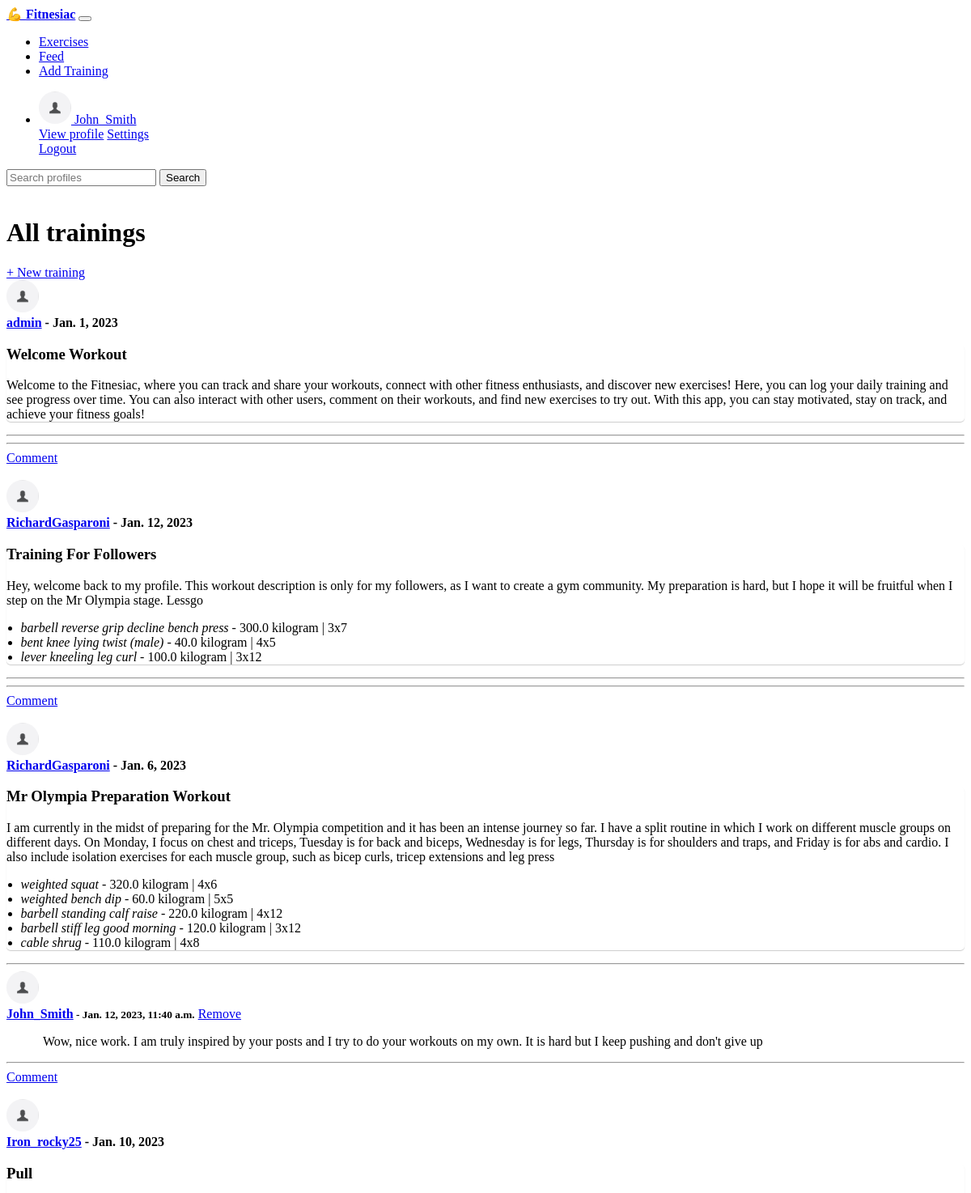
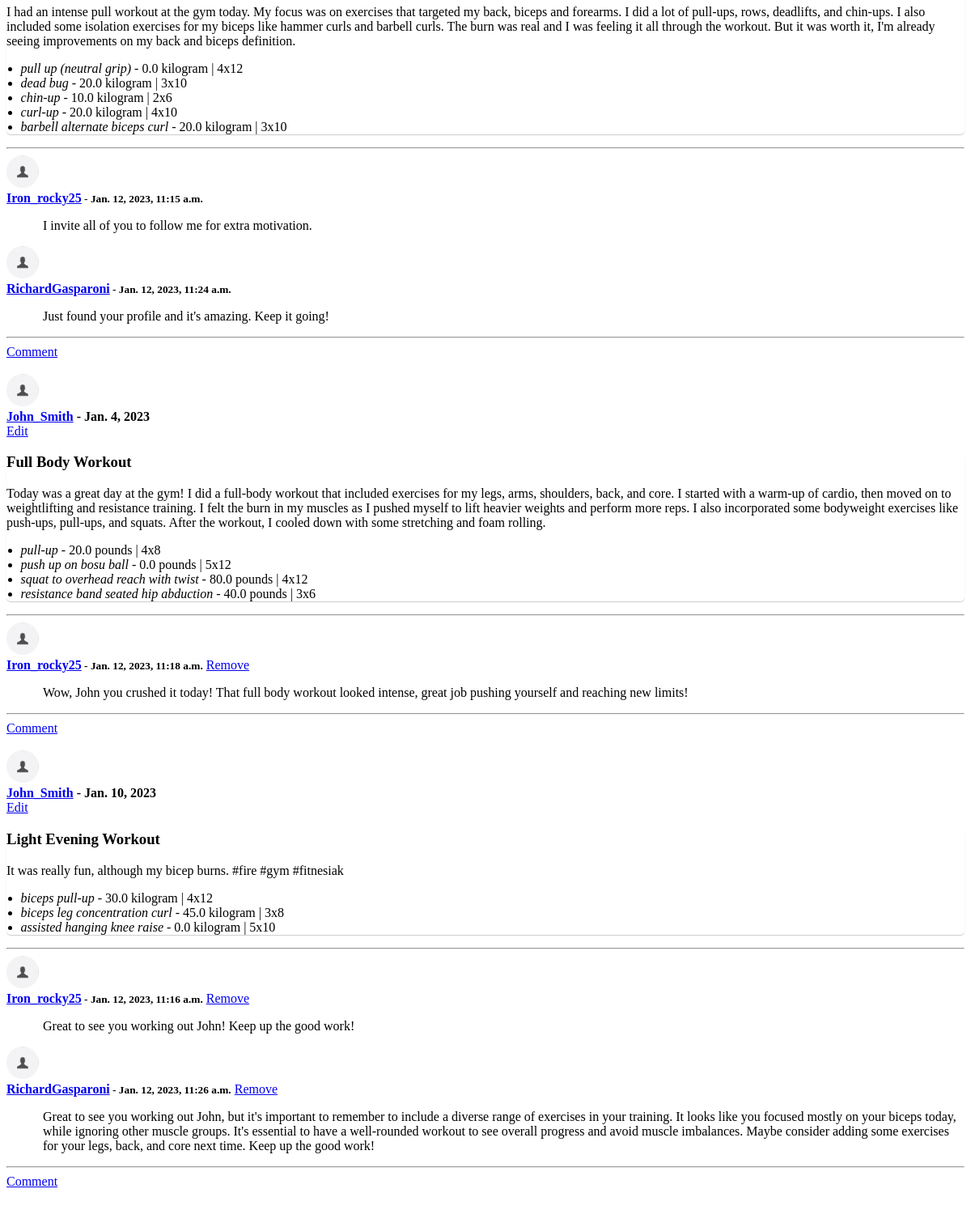
The page /feed (signed in) on the database its author committed (2 pictures, top to bottom).
### members/models.py (models this page shows, shortened)
class UserProfile(models.Model):
    user = models.OneToOneField(User, null = True, on_delete = models.CASCADE)
    phone = models.CharField(max_length=100, null=True, blank=True)
    photo = models.ImageField(null = True, blank=True)
    email = models.CharField(max_length=100,null=True, blank=True)
    username = models.CharField(max_length=100,null=True,blank=True)
    follows = models.ManyToManyField('self', related_name='followers', symmetrical=False)
    def get_profile_url(self):
        return reverse('profile', kwargs={'username': self.username})

### events/models.py (models this page shows, shortened)
class Training(models.Model):
    user = models.ForeignKey(settings.AUTH_USER_MODEL, on_delete=models.CASCADE, blank=True, null=True)
    name = models.CharField('Training name', max_length=150, blank=False, null=False)
    date = models.DateField()
    start_time = models.TimeField(default=default_start_time )
    end_time = models.TimeField(default=datetime.now)
    description = models.CharField(max_length=500, blank=True)
    date_created = models.DateTimeField(auto_now_add=True, null=True)
    show_to = models.CharField("Who can view this training:", choices=(
        ('2', "everyone" ),
        ("1", "my followers"),
        ("0", "only me")
        ), default=1, null=True, max_length=10)
    def get_exercises_children(self):
        return self.trainingexercise_set.all()
    def get_comments_children(self):
        return self.comment_set.all()
    def has_comments(self):
        return self.comment_set.count() > 0

class TrainingExercise(models.Model):
    training = models.ForeignKey(Training, on_delete=models.CASCADE,blank=True, null=True)
    exercise = models.ForeignKey(Exercise, on_delete=models.DO_NOTHING,blank=True, null=True) # jeśli się usunie z bazy dane ćwiczenie to tu się nic nie zmieni (czemu usuwać ćwiczenie z bazy?)
    weight = models.FloatField("Weight")
    unit = models.CharField(max_length=10, choices=[("pounds","pounds"),("kilogram","kilogram")], default="kilogram")
    sets = models.IntegerField('Nr of sets',choices = [(i,i) for i in range(1,11)],blank=False,null=False)
    reps = models.IntegerField('Nr of reps in a set', choices = [(i,i) for i in range(1,20)], blank=False,null=False)

class Exercise(models.Model):
    bodyPart = models.CharField('Body Part',max_length=120, null=True, blank=True)
    equipment = models.CharField('Equipment',max_length=120, null=True, blank=True)
    gifUrl = models.CharField('Gif URL',max_length=500, null=True, blank=True)
    target = models.CharField('Name',max_length=300, null=True, blank=True) # pamiętać, że name to target z jakeigos powodu xd
    name = models.CharField('Target',max_length=120, null=True, blank=True)
    def __str__(self):
        return self.target

class Comment(models.Model):
    user = models.ForeignKey(settings.AUTH_USER_MODEL, on_delete=models.CASCADE, blank=True, null=True)
    training = models.ForeignKey(Training,on_delete=models.CASCADE,blank=True, null=True)
    date_created = models.DateTimeField(auto_now_add=True, null=True)
    date_updated = models.DateTimeField(auto_now = True, null=True)
    text = models.TextField(max_length=500)
    def get_delete_url(self):
        kwargs = {
            "parent_id" : self.training.id,
            "id":self.id
        }
        return reverse("comment-delete",kwargs = kwargs)

### events/views.py (the view)
# urls.py: path('feed', views.list_trainings, name='list-trainings'),
@login_required
def list_trainings(request):
    userprofile = UserProfile.objects.get(user=request.user)
    follows = userprofile.follows.all().values_list('user', flat=True) # to jest to
    follows = list(follows)
    follows.append(request.user.id) #appending request user so that he sees his own posts
    queryset = Training.objects.filter(Q(show_to='2')| Q(show_to='1', user_id__in = follows )).order_by('-date_created')
    context = {
        "training_list" : queryset,
        "in_card" : True
    }
    return render(request, "events/trainings.html", context)

### events/templates/events/trainings.html
{% extends 'events/base.html' %}
{% block content %}
<div class="row d-flex pl-3 pr-3">
<h1>All trainings</h1>
<div class="ml-auto">
<a class="btn btn-success" role='button' href='{% url "add-training" %}'> + New training</a>
</div>
</div>
{% for training in training_list %}
    {% include 'events/training_card.html' with object=training %}
{% endfor %}
{% endblock content %}

### events/templates/events/navbar.html (shortened to what this page needs)
<nav class="navbar navbar-expand-lg navbar-light bg-light">
    <a class="navbar-brand" href="{% url 'home' %}">💪 <strong>Fitnesiac</strong></a>
    <button class="navbar-toggler" type="button" data-toggle="collapse" data-target="#navbarSupportedContent" aria-controls="navbarSupportedContent" aria-expanded="false" aria-label="Toggle navigation">
    </button>
    <div class="collapse navbar-collapse" id="navbarSupportedContent">
      <ul class="navbar-nav mr-auto">
          <li class="nav-item">
            <a class="nav-link" href="{% url 'list-exercises' %}">Exercises</a>
          </li>
          {% if user.is_authenticated %}
          <li class="nav-item">
            <a class="nav-link" href="{% url 'list-trainings' %}">Feed</a>
          </li>
          <li class="nav-item">
            <a class="nav-link" href="{% url 'add-training' %}">Add Training</a>
          </li>
          {% endif %}
        </ul>
        <ul class="navbar-nav ml-auto">
          {% if not user.is_authenticated %}
        <li class="nav-item dropdown">
          <a class="nav-link dropdown-toggle" href="#" id="navbarDropdown" role="button" data-toggle="dropdown" aria-haspopup="true" aria-expanded="false">
            Log in
          </a>
          <div class="dropdown-menu" aria-labelledby="navbarDropdown">
            <a class="dropdown-item" href="{% url 'login' %}">Log in</a>
            <div class="dropdown-divider"></div>
            <a class="dropdown-item" href="{% url 'register_user' %}">Register</a>
          </div>
        </li>
       {% else %}
      <li class="nav-item dropdown">
        <a class="nav-link dropdown-toggle" href="#" id="navbarDropdown" role="button" data-toggle="dropdown" aria-haspopup="true" aria-expanded="false">
          <img class="miniature-photo" src="{{request.user.userprofile.photo.url}}"> {{ request.user.userprofile.username }}
        </a>
        <div class="dropdown-menu" aria-labelledby="navbarDropdown">
          <a class="dropdown-item" href="{{ request.user.userprofile.get_profile_url }}" >View profile</a>
          <a class="dropdown-item" href='{% url "settings" %}'> Settings</a>
          <a class="dropdown-item" href="{% url 'logout' %}">Logout</a>
        </div>
      </li>
      {% endif %}
      </ul>
      <form class="d-flex" method=POST action="{% url 'search-profiles' %}">
        <input class="form-control mr-sm-2" type="search" placeholder="Search profiles" aria-label="Search" name="searched">
        <button class="btn btn-outline-success my-2 my-sm-0" type="submit">Search</button>
      </form>
    </div>
  </nav>

### events/templates/events/training_card.html (shortened to what this page needs)
<div class="card">
    <div class="card-header d-flex">
        <div>
        <img class="miniature-photo" src="{{object.user.userprofile.photo.url}}">
        </div>
        <div class="p-2" ><b> <a class='badge badge-pill badge-primary' href="{{object.user.userprofile.get_profile_url}}">{{ object.user.username }}</a> - {{ object.date }}</b>  </div>
        {% if object.user == request.user %}
            <a class="btn btn-secondary ml-auto"  href="/{{training.id}}/edit/">Edit</a>
        {% endif %}
    </div>
    <div class="card-body pb-0">
        <div class="card-training-clickable">
            <h3 class="card-title">{{ object.name }}</h3>
            <p class="card-text">
                {% if training.description %}
                    <span>{{training.description}}</span>
                {% endif %}
                <ul>
                    {% for exercise in object.get_exercises_children %}
                    <li>
                        {% include 'events/partials/exercise-inline.html' with object=exercise %}
                    </li>
                    {% endfor %}
                </ul>
            </p>
            <a id="toggle-trainingcomments-{{object.id}}" href="#"><span class="card-link-spanner"></span></a>
        </div>
    </div>
    <hr class="p-0 m-0">
    {% if object.has_comments %}
        <div class="card-body p-2" id="trainingcomments-{{object.id}}" >
        {% for comment in object.get_comments_children %}
            {% include 'events/partials/comment-inline.html' with object=comment %}
        {% endfor %}
        </div>
    {% endif %}
    {% if  request.user.is_authenticated %}
    <div id="comment-add-{{object.id}}">
    <hr class="p-0 m-0">
    </div>
    <a class="badge badge-dark mr-auto m-2" hx-get="{% url 'comment-add' parent_id=object.id %}" hx-prevent hx-trigger="click" hx-target="#comment-add-{{object.id}}" hx-swap="beforeend" href="#">
        Comment
    </a>
    {% endif %}
</div>
<br>

### events/templates/events/partials/exercise-inline.html (shortened to what this page needs)
<div class='d-flex p-2  w-100' id="exercise-{{object.id}}">
    <div class="mr-auto">
        <em>{{ object.exercise}}</em> - {{object.weight}} {{object.unit}} | {{object.sets}}x{{object.reps}}
    </div>
</div>

### events/templates/events/partials/comment-inline.html
<div id="comment-{{object.id}}">
    <div class="d-flex">
        <div>
            <img class="miniature-photo" src="{{object.user.userprofile.photo.url}}">
        </div>
        <div class="p-2" >
            <b>  <a class='badge badge-pill badge-primary' href="{{object.user.userprofile.get_profile_url}}">{{ object.user.username }}</a><small class="text-muted"> - {{object.date_updated}}</small></b>
            {% if  object.training.user == request.user or object.user == request.user %}
                <a class="badge badge-dark" hx-post='{{ object.get_delete_url }}' hx-confirm='Delete comment?' hx-trigger='click' href='{{ object.get_delete_url }}'
                    hx-target='#comment-{{ object.id }}' hx-swap='outerHTML' hx-headers = '{"X-CSRFToken": "{{csrf_token}}"}'>Remove</a>
            {% endif %}
        </div>
    </div>
<p class="comment-text">{{ object.text}} </p>
</div>

### events/static/css/style.css (style rules this page uses)
.miniature-photo { width: 40px; height: 40px; border-radius: 50%; overflow: hidden; }
.comment-text { padding-left: 45px; }
.card-training-clickable { position: relative; border-radius: 5px; box-shadow: 0 1px 1px 0 rgba(0,0,0,0.2); transition: 0.3s; }
.card-training-clickable ul { margin-left: -1.4em; margin-bottom: 5px; }
.card-link-spanner { position: absolute; width: 100%; height: 100%; top: 0; left: 0; }

### rows shown on the page
Training: user.userprofile.photo (placeholder picture), user.username "admin", date "Jan. 1, 2023", name "Welcome Workout", description "Welcome to the Fitnesiac, where you can track and share your workouts, connect with other fitness enthusiasts, and discover new exercises! Here, you can log your daily training and see progress over time. You can also interact with other users, comment on their workouts, and find new exercises to try out. With this app, you can stay motivated, stay on track, and achieve your fitness goals!"
Training: user.userprofile.photo (placeholder picture), user.username "RichardGasparoni", date "Jan. 12, 2023", name "Training For Followers", description "Hey, welcome back to my profile. This workout description is only for my followers, as I want to create a gym community. My preparation is hard, but I hope it will be fruitful when I step on the Mr Olympia stage. Lessgo"
TrainingExercise: exercise "barbell reverse grip decline bench press", weight "300.0", unit "kilogram", sets "3", reps "7"
TrainingExercise: exercise "bent knee lying twist (male)", weight "40.0", unit "kilogram", sets "4", reps "5"
TrainingExercise: exercise "lever kneeling leg curl", weight "100.0", unit "kilogram", sets "3", reps "12"
Training: user.userprofile.photo (placeholder picture), user.username "RichardGasparoni", date "Jan. 6, 2023", name "Mr Olympia Preparation Workout", description "I am currently in the midst of preparing for the Mr. Olympia competition and it has been an intense journey so far. I have a split routine in which I work on different muscle groups on different days. On Monday, I focus on chest and triceps, Tuesday is for back and biceps, Wednesday is for legs, Thursday is for shoulders and traps, and Friday is for abs and cardio. I also include isolation exercises for each muscle group, such as bicep curls, tricep extensions and leg press"
TrainingExercise: exercise "weighted squat", weight "320.0", unit "kilogram", sets "4", reps "6"
TrainingExercise: exercise "weighted bench dip", weight "60.0", unit "kilogram", sets "5", reps "5"
TrainingExercise: exercise "barbell standing calf raise", weight "220.0", unit "kilogram", sets "4", reps "12"
TrainingExercise: exercise "barbell stiff leg good morning", weight "120.0", unit "kilogram", sets "3", reps "12"
TrainingExercise: exercise "cable shrug", weight "110.0", unit "kilogram", sets "4", reps "8"
Comment: user.userprofile.photo (placeholder picture), user.username "John_Smith", date_updated "Jan. 12, 2023, 11:40 a.m.", text "Wow, nice work. I am truly inspired by your posts and I try to do your workouts on my own. It is hard but I keep pushing and don't give up"
Training: user.userprofile.photo (placeholder picture), user.username "Iron_rocky25", date "Jan. 10, 2023", name "Pull", description "I had an intense pull workout at the gym today. My focus was on exercises that targeted my back, biceps and forearms. I did a lot of pull-ups, rows, deadlifts, and chin-ups. I also included some isolation exercises for my biceps like hammer curls and barbell curls. The burn was real and I was feeling it all through the workout. But it was worth it, I'm already seeing improvements on my back and biceps definition."
TrainingExercise: exercise "pull up (neutral grip)", weight "0.0", unit "kilogram", sets "4", reps "12"
TrainingExercise: exercise "dead bug", weight "20.0", unit "kilogram", sets "3", reps "10"
TrainingExercise: exercise "chin-up", weight "10.0", unit "kilogram", sets "2", reps "6"
TrainingExercise: exercise "curl-up", weight "20.0", unit "kilogram", sets "4", reps "10"
TrainingExercise: exercise "barbell alternate biceps curl", weight "20.0", unit "kilogram", sets "3", reps "10"
Comment: user.userprofile.photo (placeholder picture), user.username "Iron_rocky25", date_updated "Jan. 12, 2023, 11:15 a.m.", text "I invite all of you to follow me for extra motivation."
Comment: user.userprofile.photo (placeholder picture), user.username "RichardGasparoni", date_updated "Jan. 12, 2023, 11:24 a.m.", text "Just found your profile and it's amazing. Keep it going!"
Training: user.userprofile.photo (placeholder picture), user.username "John_Smith", date "Jan. 4, 2023", name "Full Body Workout", description "Today was a great day at the gym! I did a full-body workout that included exercises for my legs, arms, shoulders, back, and core. I started with a warm-up of cardio, then moved on to weightlifting and resistance training. I felt the burn in my muscles as I pushed myself to lift heavier weights and perform more reps. I also incorporated some bodyweight exercises like push-ups, pull-ups, and squats. After the workout, I cooled down with some stretching and foam rolling."
TrainingExercise: exercise "pull-up", weight "20.0", unit "pounds", sets "4", reps "8"
TrainingExercise: exercise "push up on bosu ball", weight "0.0", unit "pounds", sets "5", reps "12"
TrainingExercise: exercise "squat to overhead reach with twist", weight "80.0", unit "pounds", sets "4", reps "12"
TrainingExercise: exercise "resistance band seated hip abduction", weight "40.0", unit "pounds", sets "3", reps "6"
Comment: user.userprofile.photo (placeholder picture), user.username "Iron_rocky25", date_updated "Jan. 12, 2023, 11:18 a.m.", text "Wow, John you crushed it today! That full body workout looked intense, great job pushing yourself and reaching new limits!"
Training: user.userprofile.photo (placeholder picture), user.username "John_Smith", date "Jan. 10, 2023", name "Light Evening Workout", description "It was really fun, although my bicep burns. #fire #gym #fitnesiak"
TrainingExercise: exercise "biceps pull-up", weight "30.0", unit "kilogram", sets "4", reps "12"
TrainingExercise: exercise "biceps leg concentration curl", weight "45.0", unit "kilogram", sets "3", reps "8"
TrainingExercise: exercise "assisted hanging knee raise", weight "0.0", unit "kilogram", sets "5", reps "10"
Comment: user.userprofile.photo (placeholder picture), user.username "Iron_rocky25", date_updated "Jan. 12, 2023, 11:16 a.m.", text "Great to see you working out John! Keep up the good work!"
Comment: user.userprofile.photo (placeholder picture), user.username "RichardGasparoni", date_updated "Jan. 12, 2023, 11:26 a.m.", text "Great to see you working out John, but it's important to remember to include a diverse range of exercises in your training. It looks like you focused mostly on your biceps today, while ignoring other muscle groups. It's essential to have a well-rounded workout to see overall progress and avoid muscle imbalances. Maybe consider adding some exercises for your legs, back, and core next time. Keep up the good work!"

### other values the page prints
{{ request.user.userprofile.username }} "John_Smith"
